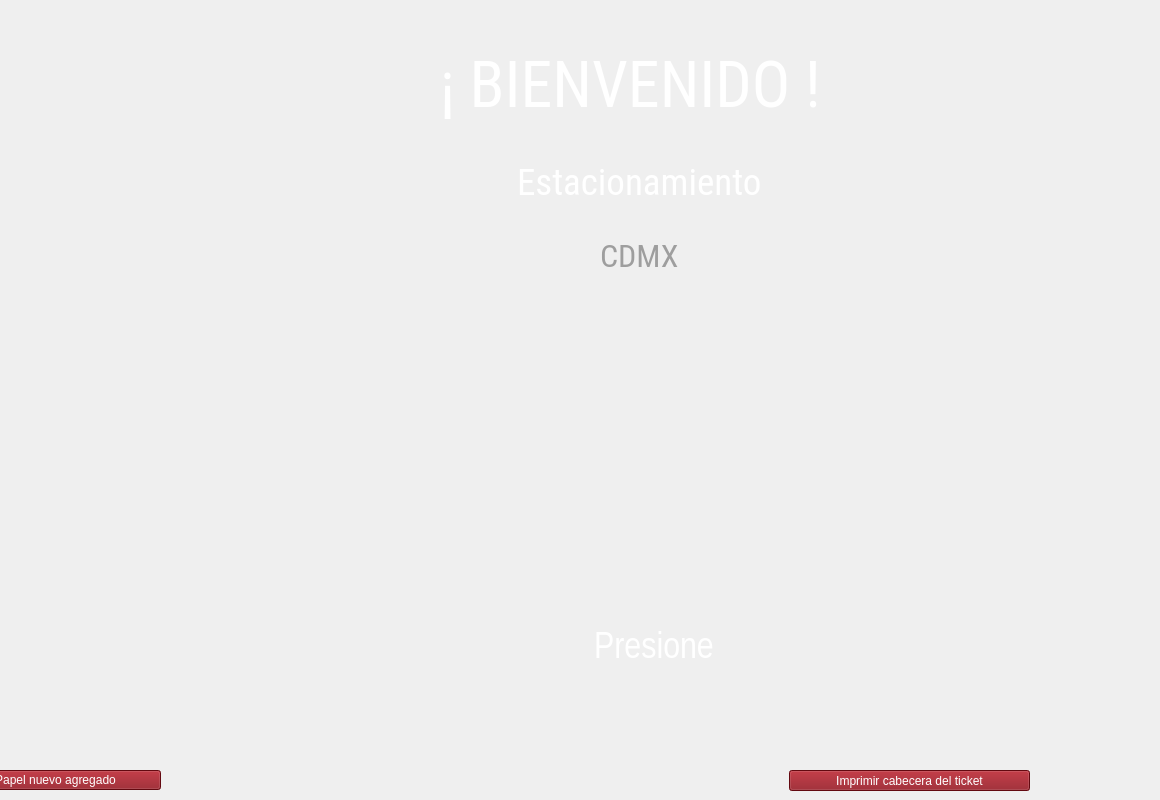
   <widget class="QWidget" name="page_9">
    <widget class="QPushButton" name="pushButton_27">
     <property name="geometry">
      <rect>
       <x>-50</x>
       <y>770</y>
       <width>211</width>
       <height>20</height>
      </rect>
     </property>
     <property name="styleSheet">
      <string notr="true">background-color: rgb(138, 12, 22);
color: rgb(255, 255, 255);</string>
     </property>
     <property name="text">
      <string>Papel nuevo agregado</string>
     </property>
    </widget>
    <widget class="QLabel" name="label_53">
     <property name="geometry">
      <rect>
       <x>320</x>
       <y>40</y>
       <width>621</width>
       <height>91</height>
      </rect>
     </property>
     <property name="font">
      <font>
       <family>Roboto Condensed</family>
       <pointsize>48</pointsize>
       <weight>50</weight>
       <italic>false</italic>
       <bold>false</bold>
      </font>
     </property>
     <property name="styleSheet">
      <string notr="true">color:rgb(0, 0, 0);
color:rgb(255, 255, 255)</string>
     </property>
     <property name="text">
      <string>&lt;html&gt;&lt;head/&gt;&lt;body&gt;&lt;p align=&quot;center&quot;&gt;¡ BIENVENIDO !&lt;/p&gt;&lt;/body&gt;&lt;/html&gt;</string>
     </property>
    </widget>
    <widget class="QLabel" name="label_54">
     <property name="geometry">
      <rect>
       <x>530</x>
       <y>330</y>
       <width>251</width>
       <height>241</height>
      </rect>
     </property>
     <property name="styleSheet">
      <string notr="true">background-color:transparent;</string>
     </property>
     <property name="text">
      <string/>
     </property>
     <property name="pixmap">
      <pixmap>../../cajeroF/iconos/pulsa-el-boton.png</pixmap>
     </property>
     <property name="scaledContents">
      <bool>true</bool>
     </property>
    </widget>
    <widget class="QPushButton" name="bpanelconfb">
     <property name="geometry">
      <rect>
       <x>1080</x>
       <y>0</y>
       <width>71</width>
       <height>51</height>
      </rect>
     </property>
     <property name="font">
      <font>
       <family>Roboto Condensed</family>
       <pointsize>14</pointsize>
       <weight>75</weight>
       <italic>false</italic>
       <bold>true</bold>
      </font>
     </property>
     <property name="styleSheet">
      <string notr="true">background-color:transparent;
color:rgb(255, 255, 255);
border-radius:130%</string>
     </property>
     <property name="text">
      <string/>
     </property>
     <property name="icon">
      <iconset>
       <normaloff>../../iconos/config.png</normaloff>../../iconos/config.png</iconset>
     </property>
     <property name="iconSize">
      <size>
       <width>50</width>
       <height>50</height>
      </size>
     </property>
    </widget>
    <widget class="QWidget" name="layoutWidget_10">
     <property name="geometry">
      <rect>
       <x>270</x>
       <y>230</y>
       <width>751</width>
       <height>51</height>
      </rect>
     </property>
     <layout class="QGridLayout" name="gridLayout_11">
      <item row="0" column="3">
       <widget class="QLabel" name="label_58">
        <property name="text">
         <string/>
        </property>
       </widget>
      </item>
      <item row="0" column="0">
       <spacer name="horizontalSpacer_21">
        <property name="orientation">
         <enum>Qt::Horizontal</enum>
        </property>
        <property name="sizeHint" stdset="0">
         <size>
          <width>40</width>
          <height>20</height>
         </size>
        </property>
       </spacer>
      </item>
      <item row="0" column="2">
       <spacer name="horizontalSpacer_22">
        <property name="orientation">
         <enum>Qt::Horizontal</enum>
        </property>
        <property name="sizeHint" stdset="0">
         <size>
          <width>40</width>
          <height>20</height>
         </size>
        </property>
       </spacer>
      </item>
      <item row="0" column="1">
       <widget class="QLabel" name="nomLoc2">
        <property name="font">
         <font>
          <family>Roboto Condensed</family>
          <pointsize>24</pointsize>
          <weight>50</weight>
          <italic>false</italic>
          <bold>false</bold>
         </font>
        </property>
        <property name="styleSheet">
         <string notr="true">background-color:transparent;
color:rgb(158, 158, 158)</string>
        </property>
        <property name="text">
         <string>CDMX</string>
        </property>
       </widget>
      </item>
     </layout>
    </widget>
    <widget class="QPushButton" name="pushButton_28">
     <property name="geometry">
      <rect>
       <x>789</x>
       <y>770</y>
       <width>241</width>
       <height>21</height>
      </rect>
     </property>
     <property name="styleSheet">
      <string notr="true">background-color: rgb(138, 12, 22);
color: rgb(255, 255, 255);</string>
     </property>
     <property name="text">
      <string>Imprimir cabecera del ticket</string>
     </property>
    </widget>
    <widget class="QWidget" name="layoutWidget_15">
     <property name="geometry">
      <rect>
       <x>270</x>
       <y>150</y>
       <width>751</width>
       <height>65</height>
      </rect>
     </property>
     <layout class="QGridLayout" name="gridLayout_16">
      <item row="0" column="3">
       <widget class="QLabel" name="label_60">
        <property name="text">
         <string/>
        </property>
       </widget>
      </item>
      <item row="0" column="0">
       <spacer name="horizontalSpacer_31">
        <property name="orientation">
         <enum>Qt::Horizontal</enum>
        </property>
        <property name="sizeHint" stdset="0">
         <size>
          <width>40</width>
          <height>20</height>
         </size>
        </property>
       </spacer>
      </item>
      <item row="0" column="1">
       <widget class="QLabel" name="nomPlaza2">
        <property name="font">
         <font>
          <family>Roboto Condensed</family>
          <pointsize>28</pointsize>
          <weight>50</weight>
          <italic>false</italic>
          <bold>false</bold>
         </font>
        </property>
        <property name="styleSheet">
         <string notr="true">background-color:transparent;
color:rgb(0, 0, 0);
color:rgb(255, 255, 255)</string>
        </property>
        <property name="text">
         <string>Estacionamiento</string>
        </property>
       </widget>
      </item>
      <item row="0" column="2">
       <spacer name="horizontalSpacer_32">
        <property name="orientation">
         <enum>Qt::Horizontal</enum>
        </property>
        <property name="sizeHint" stdset="0">
         <size>
          <width>40</width>
          <height>20</height>
         </size>
        </property>
       </spacer>
      </item>
     </layout>
    </widget>
    <widget class="QWidget" name="layoutWidget_12">
     <property name="geometry">
      <rect>
       <x>330</x>
       <y>580</y>
       <width>661</width>
       <height>143</height>
      </rect>
     </property>
     <layout class="QGridLayout" name="gridLayout_13">
      <item row="0" column="2">
       <spacer name="horizontalSpacer_25">
        <property name="orientation">
         <enum>Qt::Horizontal</enum>
        </property>
        <property name="sizeHint" stdset="0">
         <size>
          <width>40</width>
          <height>20</height>
         </size>
        </property>
       </spacer>
      </item>
      <item row="0" column="3">
       <widget class="QLabel" name="label_14">
        <property name="text">
         <string/>
        </property>
       </widget>
      </item>
      <item row="0" column="0">
       <spacer name="horizontalSpacer_26">
        <property name="orientation">
         <enum>Qt::Horizontal</enum>
        </property>
        <property name="sizeHint" stdset="0">
         <size>
          <width>40</width>
          <height>20</height>
         </size>
        </property>
       </spacer>
      </item>
      <item row="0" column="1">
       <widget class="QLabel" name="lpress">
        <property name="font">
         <font>
          <family>Liberation Sans Narrow</family>
          <pointsize>28</pointsize>
          <weight>50</weight>
          <italic>false</italic>
          <bold>false</bold>
         </font>
        </property>
        <property name="styleSheet">
         <string notr="true">background-color:transparent;

color:rgb(255, 255, 255)</string>
        </property>
        <property name="text">
         <string>&lt;html&gt;&lt;head/&gt;&lt;body&gt;&lt;p align=&quot;center&quot;&gt;Presione&lt;/p&gt;&lt;/body&gt;&lt;/html&gt;</string>
        </property>
       </widget>
      </item>
     </layout>
    </widget>
    <widget class="QPushButton" name="F3">
     <property name="geometry">
      <rect>
       <x>1100</x>
       <y>420</y>
       <width>51</width>
       <height>51</height>
      </rect>
     </property>
     <property name="font">
      <font>
       <pointsize>24</pointsize>
       <weight>75</weight>
       <bold>true</bold>
      </font>
     </property>
     <property name="focusPolicy">
      <enum>Qt::StrongFocus</enum>
     </property>
     <property name="styleSheet">
      <string notr="true">background-color:transparent;
color:rgb(7, 7, 7);
border-radius:30%</string>
     </property>
     <property name="text">
      <string/>
     </property>
     <property name="icon">
      <iconset>
       <normaloff>../../iconos/add-circular-button.png</normaloff>../../iconos/add-circular-button.png</iconset>
     </property>
     <property name="iconSize">
      <size>
       <width>40</width>
       <height>40</height>
      </size>
     </property>
    </widget>
   </widget>
